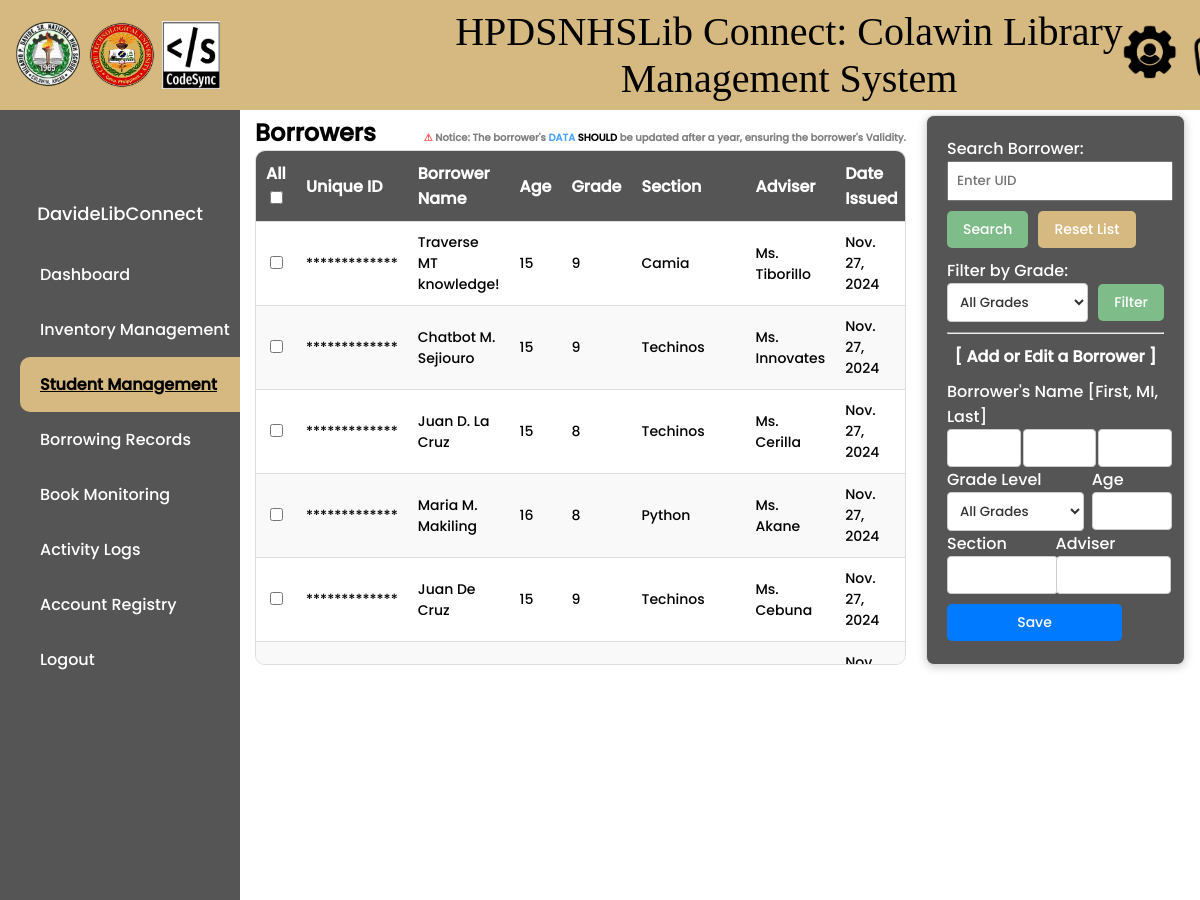
The app's page /borrower-list/ (signed in, upper part), older data.
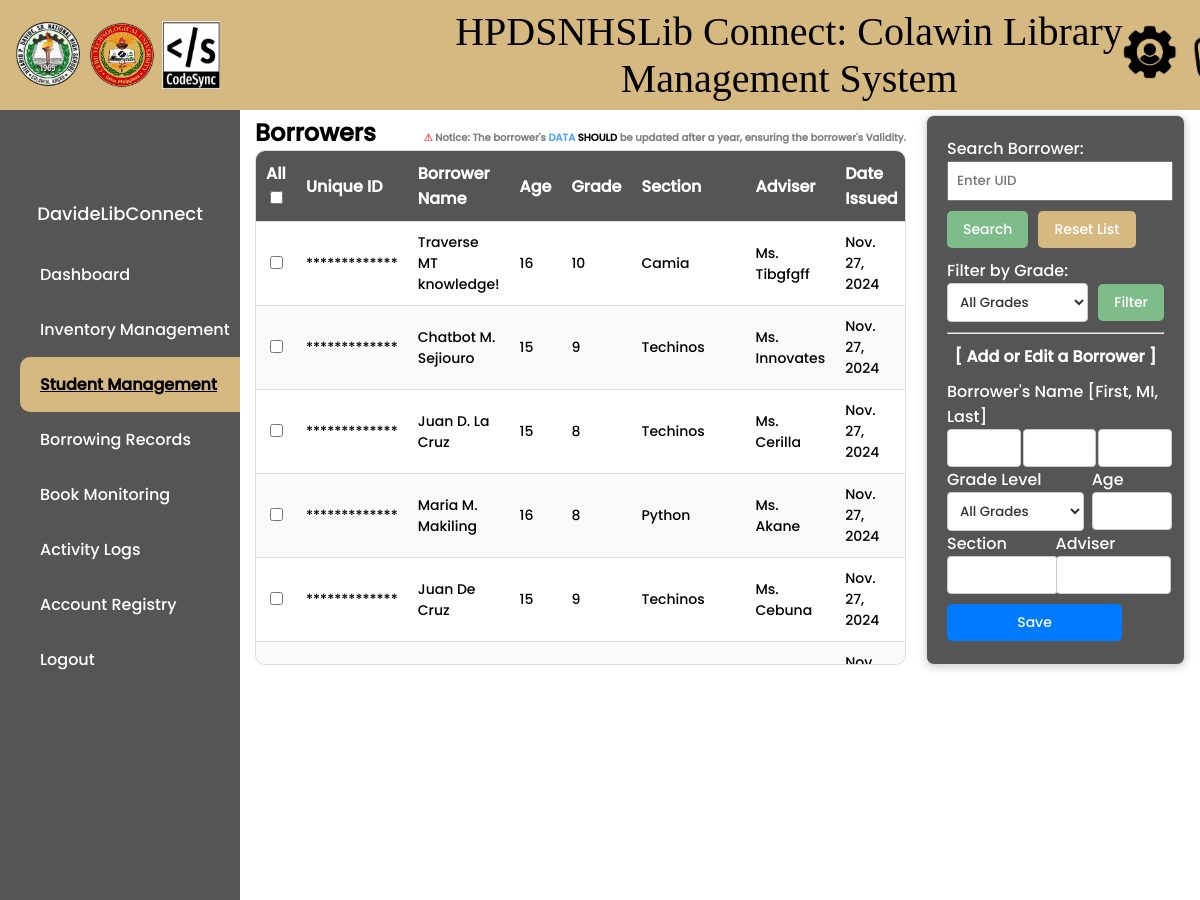
The same page, newer data.
### library/models.py (models this page shows, shortened)
class Borrower(models.Model):
    borrower_uid = models.CharField(max_length=20, primary_key=True, unique=True)
    borrower_name = models.CharField(max_length=100)
    age = models.IntegerField()
    grade_level = models.CharField(max_length=2)
    section = models.CharField(max_length=100, blank=True)
    adviser = models.CharField(max_length=100, blank=True)
    date_issued = models.DateTimeField()
    status = models.CharField(max_length=20, default='Normal')
    qr_code = models.ImageField(upload_to='qr_codes', blank=True)

### library/views.py (the view, shortened to what this page needs)
# urls.py: path('borrower-list/', views.borrower_list, name='borrower-list'),
@login_required
def borrower_list(request):
    query = request.GET.get('search', '')
    grade_filter = request.GET.get('grade', '')
    form = BorrowerForm()
    borrowers = Borrower.objects.all().order_by('-date_issued')
    if query:
        borrowers = borrowers.filter(borrower_uid__icontains=query)
    if grade_filter and grade_filter != '':
        if grade_filter == 'others':
            borrowers = borrowers.exclude(grade_level__in=['7', '8', '9', '10', '11', '12'])
        else:
            borrowers = borrowers.filter(grade_level=grade_filter)
    return render(request, 'library/borrower_list.html', {
        'borrowers': borrowers,
        'query': query,
        'form': form,
        'grade_filter': grade_filter,
    })

### library/forms.py (shortened to what this page needs)
class BorrowerForm(forms.ModelForm):
    firstname = forms.CharField(max_length=100, required=True)
    middle_initial = forms.CharField(max_length=2, required=False)
    lastname = forms.CharField(max_length=100, required=False)
    GRADE_CHOICES = [
        ('', 'All Grades'),  # Add an option for all grades
        ('7', '7'),
        ('8', '8'),
        ('9', '9'),
        ('10', '10'),
        ('11', '11'),
        ('12', '12'),
    ]
    grade_level = forms.ChoiceField(choices=GRADE_CHOICES, required=False)
    class Meta:
        model = Borrower
        exclude = ['borrower_uid', 'borrower_name', 'qr_code', 'date_issued', 'status']  # Exclude status here
    def __init__(self, *args, **kwargs):
        super().__init__(*args, **kwargs)

### library/context_processors.py (called while the page is built)
def navbar_context(request):
    username = None
    if request.user.is_authenticated:
        username = request.user.username
    return {'username': username}

### library/templatetags/custom_filters.py (called while the page is built)
@register.filter(name='obfuscate')
def obfuscate(value):
    return '*' * len(value)

### library/templates/library/borrower_list.html (shortened to what the changed rows need)
{% extends 'main.html' %}
{% load static %}
{% block content %}
<!DOCTYPE html>
<html>
<head>
    {% block css %}
    <link rel="stylesheet" type="text/css" href="{% static 'styles/borrower_list.css' %}">
    {% endblock %}
</head>
<body>
    <div class="main-content">
            <div class="table-container-wrapper">
                    <h1 style="display: flex; justify-content: space-between; margin: 0; margin-top: 10px;">Borrowers <span style="font-size: 10px; color: gray; margin-top: 15px;"> <strong style="color: #ff4d4d;">⚠</strong> Notice: The borrower's <strong style="color: #4da3ff;">DATA</strong> <strong style="color: black;">SHOULD</strong> be updated after a year, ensuring the borrower's Validity.</span></h1>
                    <form id="bulk-action-form" method="post" action="" style="  border-radius: 10px;">
                        <table>
                            <thead>
                                <tr>
                                    <th>All<input type="checkbox" id="select-all" onclick="toggleSelectAll(this)"></th>
                                    <th>Unique ID</th>
                                    <th>Borrower Name</th>
                                    <th>Age</th>
                                    <th>Grade</th>
                                    <th>Section</th>
                                    <th>Adviser</th>
                                    <th>Date Issued</th>
                                </tr>
                            </thead>
                            <tbody>
                                {% for borrower in borrowers %}
                                <tr id="row-{{ borrower.borrower_uid }}">
                                    <td><input type="checkbox" name="selected_borrowers" value="{{ borrower.borrower_uid }}"></td>
                                    <td>{{ borrower.borrower_uid|obfuscate }}</td>
                                    <td>{{ borrower.borrower_name }}</td>
                                    <td>{{ borrower.age }}</td>
                                    <td>{{ borrower.grade_level }}</td>
                                    <td>{{ borrower.section }}</td>
                                    <td>{{ borrower.adviser }}</td>
                                    <td>{{ borrower.date_issued.date }}</td>
                                </tr>
                                {% endfor %}
                            </tbody>
                        </table>
                    </form>
            </div>
    </div>
</body>
</html>
{% endblock %}

Row changes from the older to the newer data that the page shows:
changed Borrower "Traverse MT knowledge!": age "15" → "16"; grade_level "9" → "10"; adviser "Ms. Tiborillo" → "Ms. Tibgfgff"
